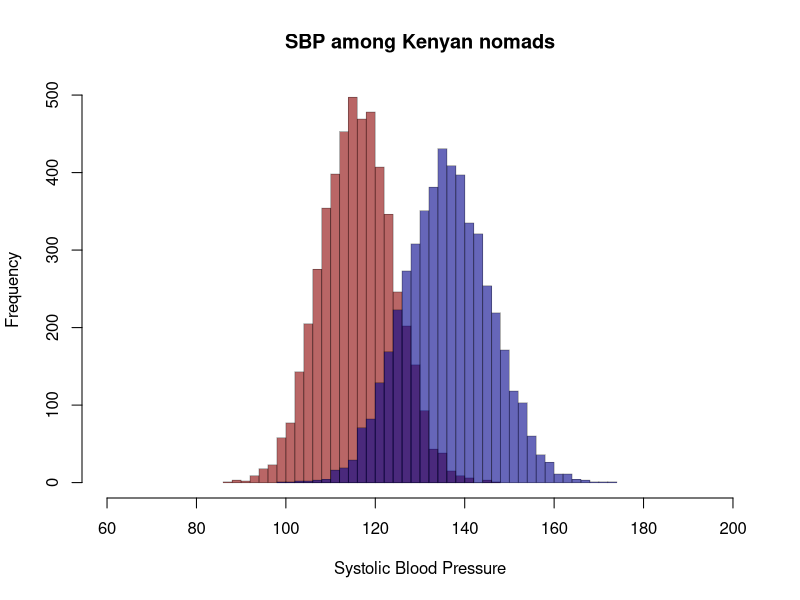
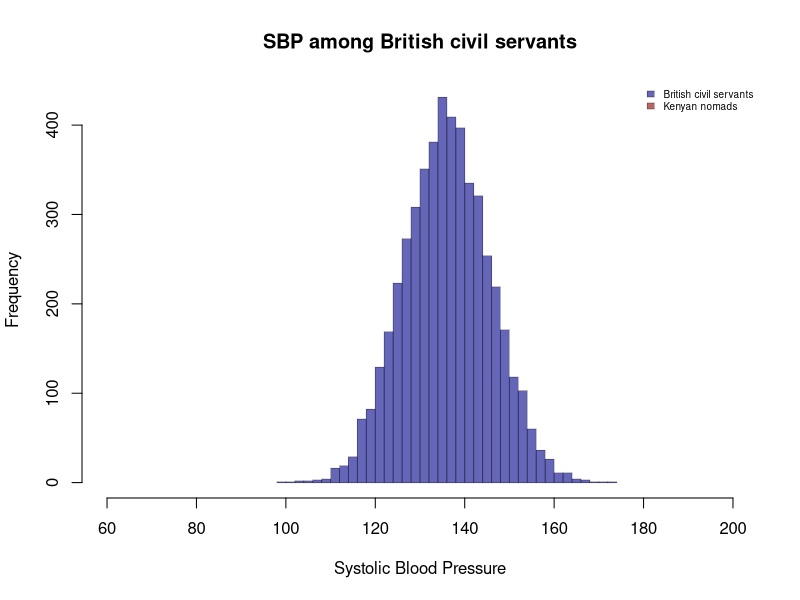
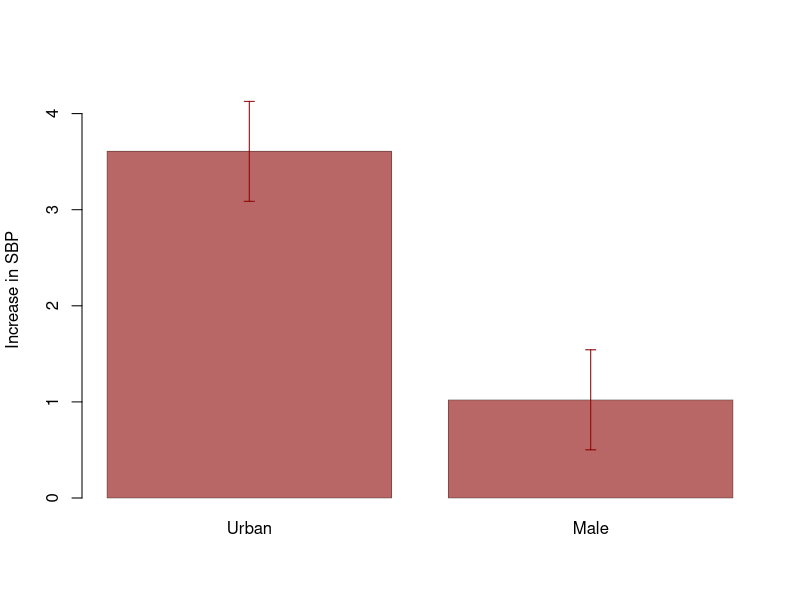
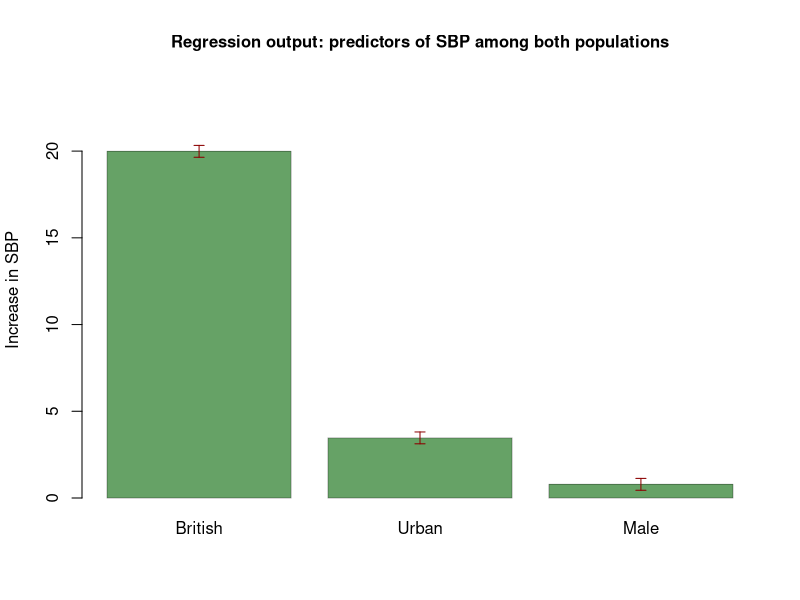
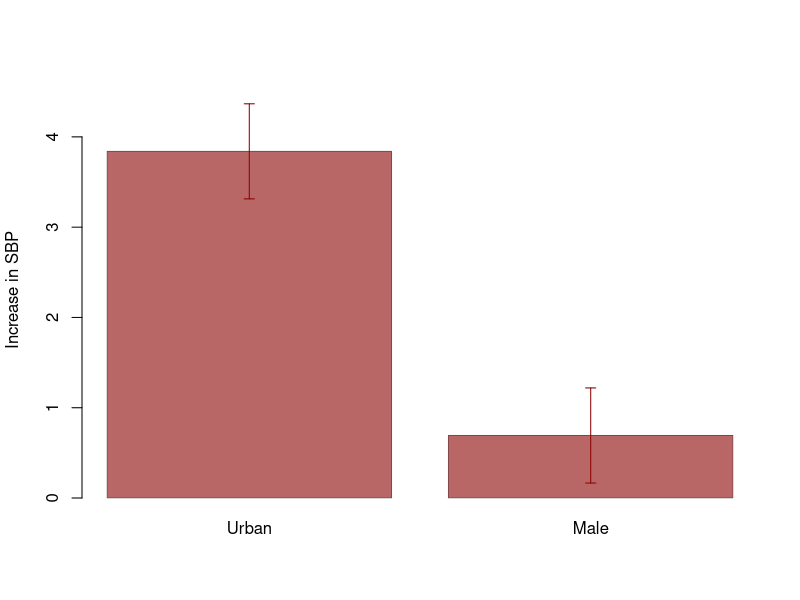
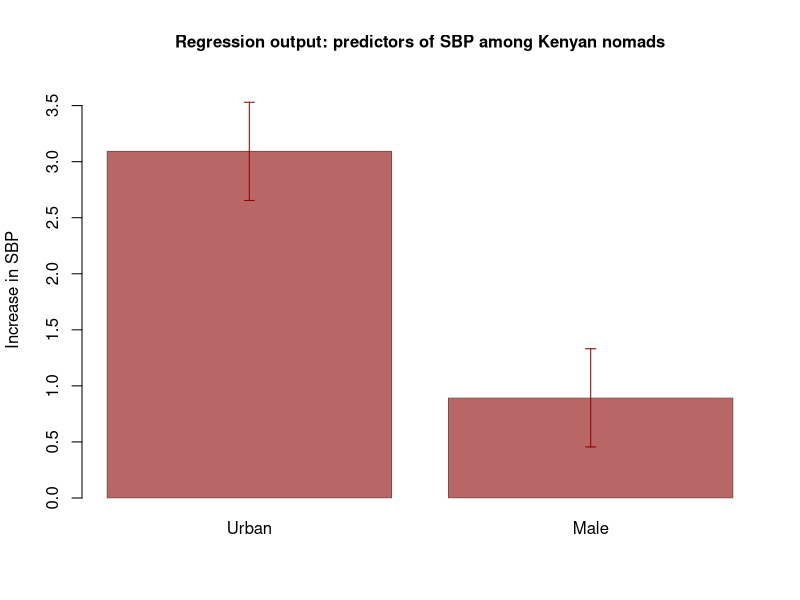

Reproduce these figures in R, in order.
# http://www.ncbi.nlm.nih.gov/pmc/articles/PMC1052246/?page=5

# FAKE DATA FRAME
df <- data.frame(1:10000)
names(df) <- "id"

# RANDOMLY ASSIGN ORIGINS
df$orig <- factor(sample(x = c("Kenyan", "British"),
                         size = length(df$id),
                         replace = TRUE))
levels(df$orig) <- c("Kenyan", "British")
######
# GIVE SYSTOLIC B.P.
######

# POPULATE EMPTY VECTOR
df$sbp <- NA

# ASSIGN TO KENYANS
df$sbp[which(df$orig == "Kenyan")] <- 
  rnorm(n = length(df$id[which(df$orig == "Kenyan")]),
        mean = 116,
        sd = 8)

# ASSIGN TO BRITS
df$sbp[which(df$orig == "British")] <- 
  rnorm(n = length(df$id[which(df$orig == "British")]),
        mean = 136,
        sd = 9.3)

#######
# ASSIGN URBAN VS. RURAL
#######
df$geo <- NA
df$geo <- factor(sample (x = c("Urban", "Rural"),
                         size = nrow(df),
                         replace = TRUE))

#######
# ASSIGN MALE FEMALE
#######
df$sex <- NA
df$sex <- factor(sample (x = c("Male", "Female"),
                         size = nrow(df),
                         replace = TRUE))

#######
# ADD POINTS FOR URBAN PEOPLE
# SUBTRACT FOR RURAL
########
urbanAdd <- 3.5

df$sbp[which(df$geo == "Rural")] <-
  df$sbp[which(df$geo == "Rural")] -
  (0.5 * urbanAdd)

df$sbp[which(df$geo == "Urban")] <-
  df$sbp[which(df$geo == "Urban")] +
  (0.5 * urbanAdd)

#######
# ADD POINTS FOR MALES 
# SUBTRACT FOR FEMALES
########
maleAdd <- 0.8

df$sbp[which(df$sex == "Female")] <-
  df$sbp[which(df$sex == "Female")] -
  (0.5 * maleAdd)


df$sbp[which(df$sex == "Male")] <-
  df$sbp[which(df$sex == "Male")] +
  (0.5 * maleAdd)

########
# SUBSET INTO TWO DATAFRAMES
# K = kenyans
# B = brits
########

k <- df[which(df$orig == "Kenyan"),]
b <- df[which(df$orig == "British"),]

hist(k$sbp,
     xlab = "Systolic Blood Pressure",
     col =adjustcolor("darkred", alpha.f=0.6),
     border = adjustcolor("black", alpha.f=0.3),
     breaks = 30,
     xlim = c(60, 200),
     main = "SBP among Kenyan nomads")
hist(b$sbp,
     xlab = NA,
     col =adjustcolor("darkblue", alpha.f=0.6),
     border = adjustcolor("black", alpha.f=0.3),
     breaks = 30,
     add = TRUE)

hist(b$sbp,
     xlab = "Systolic Blood Pressure",
     col =adjustcolor("darkblue", alpha.f=0.6),
     border = adjustcolor("black", alpha.f=0.3),
     breaks = 30,
     xlim = c(60, 200),
     main = "SBP among British civil servants")

legend(x= "topright",
       fill = adjustcolor(c("darkblue", "darkred"), alpha.f=0.6),
       border = adjustcolor("black", alpha.f = 0.3),
       legend = c("British civil servants",
                  "Kenyan nomads"),
       bty = "n",
       cex = 0.6)

#########
# LINEAR MODELS
#########

#### FUNCTION FOR PLOTTING OUTCOME OF LINEAR MODELS
library(Hmisc)
BarFun <- function(model, err = FALSE,
                   col = "darkred"){
  x <- cbind(OR = coef(model), confint(model))
  bp <- barplot(x[-1,1],
          names.arg = gsub(paste(colnames(df), collapse = "|"), 
                           "",  row.names(x)[-1]),
          border = adjustcolor("black", alpha.f=0.3),
          ylab = "Increase in SBP",
          ylim = c(0, max(x[-1,1])*1.2),
          col = adjustcolor(col, alpha.f=0.6))
  if(err){
  errbar(x = bp[,1], 
         y = x[-1,1],
         yplus = x[-1, 3],
         yminus = x[-1,2],
         errbar.col = "darkred",
         add = TRUE,
         pch = NA)
  }

}


# FIT SIMPLE
fitSimple <- lm(sbp ~  geo + sex, data = df)

# FIT FULL
fitFull <- lm(sbp ~  orig + geo + sex, data = df)

# FIT BRIT
fitBrit <- lm(sbp ~ geo + sex, data = b)

# FIT KENYAN
fitKenyan <- lm(sbp ~ geo + sex, data = k)


BarFun(fitSimple, err = TRUE)
BarFun(fitFull, err = TRUE, col = "darkgreen")
title(main = "Regression output: predictors of SBP among both populations", cex.main = 1)

BarFun(fitBrit, err = TRUE, col = "darkred")
BarFun(fitKenyan, err = TRUE, col = "darkred")

title(main = "Regression output: predictors of SBP among Kenyan nomads", cex.main = 1)
